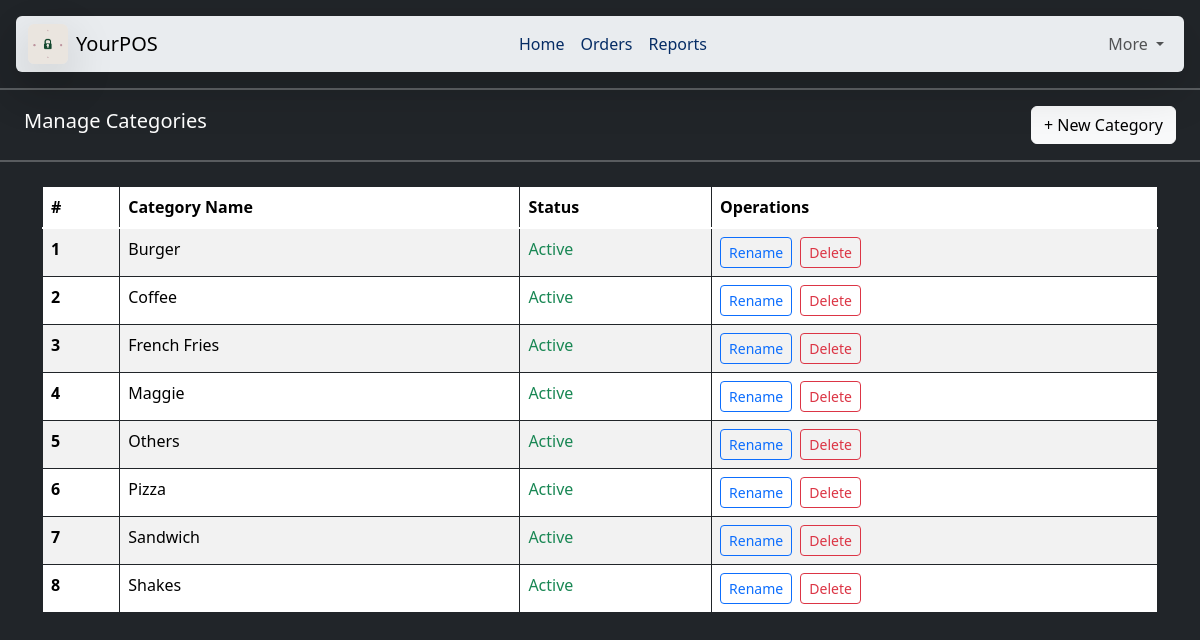
The page /managecategories on the database as committed earlier.
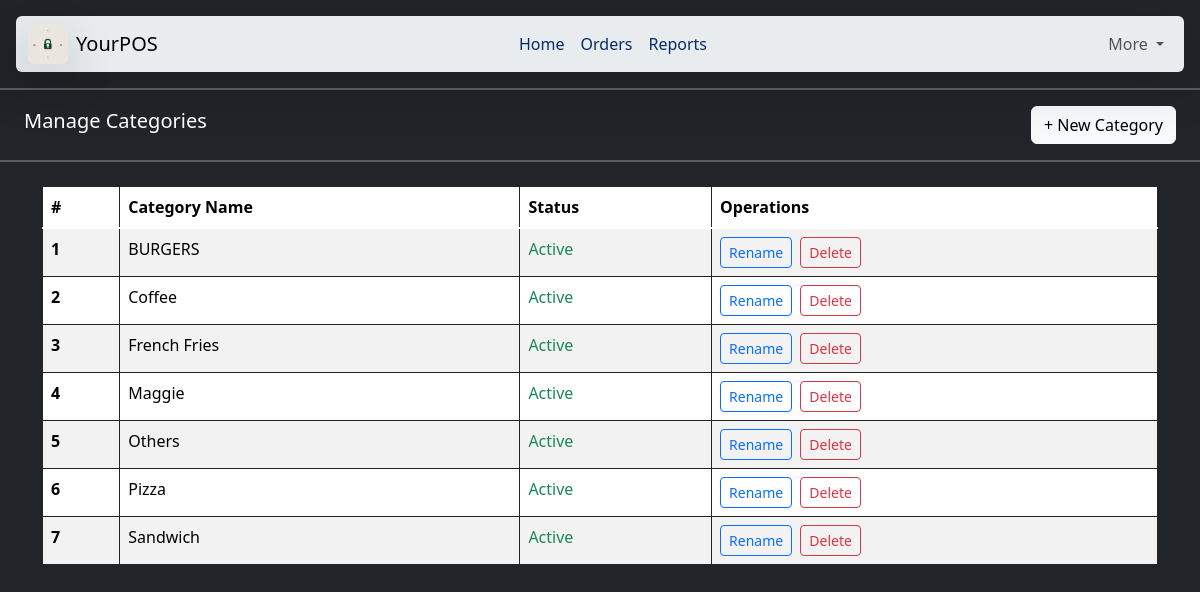
The same page on the database as committed later.
### home/models.py (models this page shows, shortened)
class MenuCategory(models.Model):
    name = models.CharField(max_length=100,unique=True)
    is_active = models.BooleanField(default=True)

### home/views.py (the view, shortened to what this page needs)
# urls.py: path("managecategories", views.managecategories, name='managecategories'),
def managecategories(request):
    data = MenuCategory.objects.all().order_by('name')
    return render(request, 'managecategories.html', {'items': data})

### templates/managecategories.html (shortened to what this page needs)
{% extends "base.html" %}
{% block body %}
<hr class="border border-light border-1">
<div class="container-fluid d-flex justify-content-between align-items-center px-4">
    <h5>Manage Categories</h5>
    <button class="btn btn-light" data-bs-toggle="modal" data-bs-target="#addCategoryModal">+ New Category</button>
</div>
<hr class="border border-white border-1">
<div class="container-fluid px-4">
    <div class="container my-4 mx-auto">
    <table class="table table-bordered border-dark table-striped">
        <thead>
            <tr>
                <th scope="col">#</th>
                <th scope="col">Category Name</th>
                <th scope="col">Status</th>
                <th scope="col">Operations</th>
            </tr>
        </thead>
        <tbody class="table-group-divider">
            {% for item in items %}
            <tr>
                <th scope="row">{{ forloop.counter }}</th>
                <td>
                    <span id="display-{{ item.name|slugify }}">{{ item.name }}</span>
                </td>
                <td>
                    <span class="{% if item.is_active %}text-success{% else %}text-danger{% endif %}">
                        {{ item.is_active|yesno:"Active,Inactive" }}
                    </span>
                </td>
                <td>
                    <button class="btn btn-sm btn-outline-primary" onclick="toggleEdit('{{ item.name|slugify }}')">Rename</button>
                    <form method="POST" class="d-inline" onsubmit="return confirm('Delete {{ item.name }}?')">
                        <button type="submit" name="action" value="delete_category" class="btn btn-sm btn-outline-danger ms-1">Delete</button>
                    </form>
                </td>
            </tr>
            {% endfor %}
        </tbody>
    </table>
    </div>
</div>
{% endblock body %}

Rows that differ between the two databases and show on the page:
removed MenuCategory: name "Shakes", is_active "Active"
changed MenuCategory: name "Burger" → "BURGERS"
